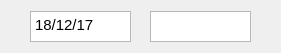
<?xml version="1.0" encoding="UTF-8"?>
<ui version="4.0">
 <class>Form</class>
 <widget class="QWidget" name="Form">
  <property name="geometry">
   <rect>
    <x>0</x>
    <y>0</y>
    <width>281</width>
    <height>51</height>
   </rect>
  </property>
  <property name="windowTitle">
   <string>Saisie date et heure</string>
  </property>
  <layout class="QHBoxLayout" name="horizontalLayout_2">
   <item>
    <layout class="QHBoxLayout" name="horizontalLayout">
     <item>
      <widget class="QTextEdit" name="te_date">
       <property name="sizePolicy">
        <sizepolicy hsizetype="Fixed" vsizetype="Fixed">
         <horstretch>0</horstretch>
         <verstretch>0</verstretch>
        </sizepolicy>
       </property>
       <property name="minimumSize">
        <size>
         <width>101</width>
         <height>31</height>
        </size>
       </property>
       <property name="maximumSize">
        <size>
         <width>101</width>
         <height>31</height>
        </size>
       </property>
       <property name="toolTip">
        <string>Entrer la date</string>
       </property>
       <property name="html">
        <string>&lt;!DOCTYPE HTML PUBLIC &quot;-//W3C//DTD HTML 4.0//EN&quot; &quot;http://www.w3.org/TR/REC-html40/strict.dtd&quot;&gt;
&lt;html&gt;&lt;head&gt;&lt;meta name=&quot;qrichtext&quot; content=&quot;1&quot; /&gt;&lt;style type=&quot;text/css&quot;&gt;
p, li { white-space: pre-wrap; }
&lt;/style&gt;&lt;/head&gt;&lt;body style=&quot; font-family:'Latin Modern Sans'; font-size:11pt; font-weight:400; font-style:normal;&quot;&gt;
&lt;p style=&quot; margin-top:0px; margin-bottom:0px; margin-left:0px; margin-right:0px; -qt-block-indent:0; text-indent:0px;&quot;&gt;18/12/17&lt;/p&gt;&lt;/body&gt;&lt;/html&gt;</string>
       </property>
      </widget>
     </item>
     <item>
      <spacer name="horizontalSpacer">
       <property name="orientation">
        <enum>Qt::Horizontal</enum>
       </property>
       <property name="sizeType">
        <enum>QSizePolicy::Fixed</enum>
       </property>
       <property name="sizeHint" stdset="0">
        <size>
         <width>13</width>
         <height>20</height>
        </size>
       </property>
      </spacer>
     </item>
     <item>
      <widget class="QTextEdit" name="te_heure">
       <property name="sizePolicy">
        <sizepolicy hsizetype="Fixed" vsizetype="Fixed">
         <horstretch>0</horstretch>
         <verstretch>0</verstretch>
        </sizepolicy>
       </property>
       <property name="minimumSize">
        <size>
         <width>101</width>
         <height>31</height>
        </size>
       </property>
       <property name="maximumSize">
        <size>
         <width>101</width>
         <height>31</height>
        </size>
       </property>
       <property name="toolTip">
        <string>Entrer l'heure</string>
       </property>
      </widget>
     </item>
    </layout>
   </item>
  </layout>
 </widget>
 <resources/>
 <connections/>
</ui>
